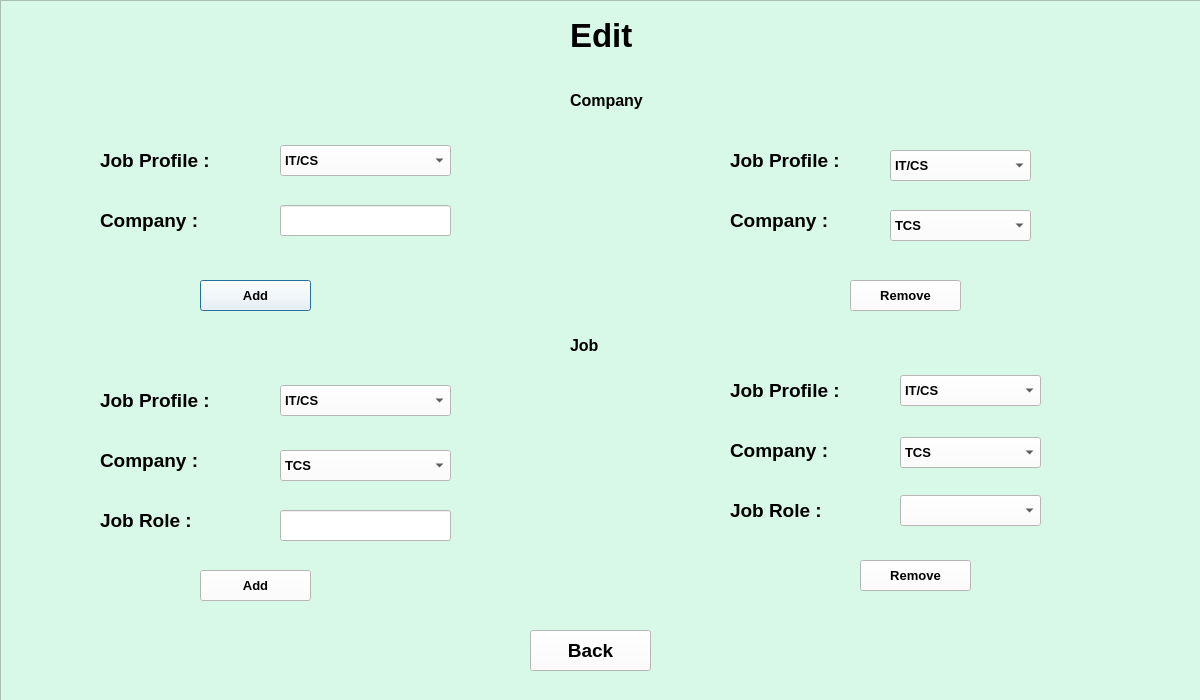
<?xml version="1.0" encoding="UTF-8"?>
<ui version="4.0">
 <class>Edit</class>
 <widget class="QDialog" name="Edit">
  <property name="geometry">
   <rect>
    <x>0</x>
    <y>0</y>
    <width>1200</width>
    <height>700</height>
   </rect>
  </property>
  <property name="windowTitle">
   <string>Dialog</string>
  </property>
  <property name="styleSheet">
   <string notr="true">background: #FFFFFF;</string>
  </property>
  <property name="sizeGripEnabled">
   <bool>false</bool>
  </property>
  <widget class="QFrame" name="frame">
   <property name="geometry">
    <rect>
     <x>0</x>
     <y>0</y>
     <width>1201</width>
     <height>701</height>
    </rect>
   </property>
   <property name="styleSheet">
    <string notr="true">background:#D8F8E8;</string>
   </property>
   <property name="frameShape">
    <enum>QFrame::StyledPanel</enum>
   </property>
   <property name="frameShadow">
    <enum>QFrame::Raised</enum>
   </property>
   <widget class="QLabel" name="lbl_appsts">
    <property name="geometry">
     <rect>
      <x>570</x>
      <y>10</y>
      <width>101</width>
      <height>51</height>
     </rect>
    </property>
    <property name="font">
     <font>
      <pointsize>25</pointsize>
      <weight>75</weight>
      <bold>true</bold>
     </font>
    </property>
    <property name="styleSheet">
     <string notr="true">color: rgb(0, 0, 0)
</string>
    </property>
    <property name="text">
     <string>Edit</string>
    </property>
   </widget>
   <widget class="QLabel" name="label_2">
    <property name="geometry">
     <rect>
      <x>100</x>
      <y>200</y>
      <width>121</width>
      <height>41</height>
     </rect>
    </property>
    <property name="font">
     <font>
      <pointsize>14</pointsize>
      <weight>75</weight>
      <bold>true</bold>
     </font>
    </property>
    <property name="text">
     <string>Company :</string>
    </property>
   </widget>
   <widget class="QLabel" name="label_3">
    <property name="geometry">
     <rect>
      <x>100</x>
      <y>140</y>
      <width>141</width>
      <height>41</height>
     </rect>
    </property>
    <property name="font">
     <font>
      <pointsize>14</pointsize>
      <weight>75</weight>
      <bold>true</bold>
     </font>
    </property>
    <property name="text">
     <string>Job Profile :</string>
    </property>
   </widget>
   <widget class="QLabel" name="label_4">
    <property name="geometry">
     <rect>
      <x>730</x>
      <y>140</y>
      <width>141</width>
      <height>41</height>
     </rect>
    </property>
    <property name="font">
     <font>
      <pointsize>14</pointsize>
      <weight>75</weight>
      <bold>true</bold>
     </font>
    </property>
    <property name="text">
     <string>Job Profile :</string>
    </property>
   </widget>
   <widget class="QLabel" name="label_5">
    <property name="geometry">
     <rect>
      <x>730</x>
      <y>200</y>
      <width>121</width>
      <height>41</height>
     </rect>
    </property>
    <property name="font">
     <font>
      <pointsize>14</pointsize>
      <weight>75</weight>
      <bold>true</bold>
     </font>
    </property>
    <property name="text">
     <string>Company :</string>
    </property>
   </widget>
   <widget class="QComboBox" name="comboBox">
    <property name="geometry">
     <rect>
      <x>280</x>
      <y>145</y>
      <width>171</width>
      <height>31</height>
     </rect>
    </property>
    <property name="font">
     <font>
      <pointsize>10</pointsize>
      <weight>75</weight>
      <bold>true</bold>
     </font>
    </property>
    <property name="styleSheet">
     <string notr="true">background-color:rgb(255, 255, 255)</string>
    </property>
    <item>
     <property name="text">
      <string>IT/CS</string>
     </property>
    </item>
    <item>
     <property name="text">
      <string>Mechanical</string>
     </property>
    </item>
    <item>
     <property name="text">
      <string>Civil</string>
     </property>
    </item>
    <item>
     <property name="text">
      <string>Extc</string>
     </property>
    </item>
   </widget>
   <widget class="QLineEdit" name="lineEdit">
    <property name="geometry">
     <rect>
      <x>280</x>
      <y>205</y>
      <width>171</width>
      <height>31</height>
     </rect>
    </property>
    <property name="styleSheet">
     <string notr="true">background-color:rgb(255, 255, 255)</string>
    </property>
   </widget>
   <widget class="QPushButton" name="pushButton">
    <property name="geometry">
     <rect>
      <x>200</x>
      <y>280</y>
      <width>111</width>
      <height>31</height>
     </rect>
    </property>
    <property name="font">
     <font>
      <pointsize>10</pointsize>
      <weight>75</weight>
      <bold>true</bold>
     </font>
    </property>
    <property name="styleSheet">
     <string notr="true">background-color:rgb(255, 255, 255)</string>
    </property>
    <property name="text">
     <string>Add</string>
    </property>
   </widget>
   <widget class="QComboBox" name="comboBox_2">
    <property name="geometry">
     <rect>
      <x>890</x>
      <y>210</y>
      <width>141</width>
      <height>31</height>
     </rect>
    </property>
    <property name="font">
     <font>
      <pointsize>10</pointsize>
      <weight>75</weight>
      <bold>true</bold>
     </font>
    </property>
    <property name="styleSheet">
     <string notr="true">background-color:rgb(255, 255, 255)</string>
    </property>
    <item>
     <property name="text">
      <string>TCS</string>
     </property>
    </item>
    <item>
     <property name="text">
      <string>WIPRO</string>
     </property>
    </item>
    <item>
     <property name="text">
      <string>INFOSYS</string>
     </property>
    </item>
   </widget>
   <widget class="QPushButton" name="pushButton_2">
    <property name="geometry">
     <rect>
      <x>850</x>
      <y>280</y>
      <width>111</width>
      <height>31</height>
     </rect>
    </property>
    <property name="font">
     <font>
      <pointsize>10</pointsize>
      <weight>75</weight>
      <bold>true</bold>
     </font>
    </property>
    <property name="styleSheet">
     <string notr="true">background-color:rgb(255, 255, 255)</string>
    </property>
    <property name="text">
     <string>Remove</string>
    </property>
   </widget>
   <widget class="QLabel" name="label_6">
    <property name="geometry">
     <rect>
      <x>100</x>
      <y>380</y>
      <width>141</width>
      <height>41</height>
     </rect>
    </property>
    <property name="font">
     <font>
      <pointsize>14</pointsize>
      <weight>75</weight>
      <bold>true</bold>
     </font>
    </property>
    <property name="text">
     <string>Job Profile :</string>
    </property>
   </widget>
   <widget class="QLabel" name="label_7">
    <property name="geometry">
     <rect>
      <x>100</x>
      <y>440</y>
      <width>121</width>
      <height>41</height>
     </rect>
    </property>
    <property name="font">
     <font>
      <pointsize>14</pointsize>
      <weight>75</weight>
      <bold>true</bold>
     </font>
    </property>
    <property name="text">
     <string>Company :</string>
    </property>
   </widget>
   <widget class="QLabel" name="label_8">
    <property name="geometry">
     <rect>
      <x>100</x>
      <y>500</y>
      <width>121</width>
      <height>41</height>
     </rect>
    </property>
    <property name="font">
     <font>
      <pointsize>14</pointsize>
      <weight>75</weight>
      <bold>true</bold>
     </font>
    </property>
    <property name="text">
     <string>Job Role :</string>
    </property>
   </widget>
   <widget class="QComboBox" name="comboBox_3">
    <property name="geometry">
     <rect>
      <x>280</x>
      <y>385</y>
      <width>171</width>
      <height>31</height>
     </rect>
    </property>
    <property name="font">
     <font>
      <pointsize>10</pointsize>
      <weight>75</weight>
      <bold>true</bold>
     </font>
    </property>
    <property name="styleSheet">
     <string notr="true">background-color:rgb(255, 255, 255)</string>
    </property>
    <item>
     <property name="text">
      <string>IT/CS</string>
     </property>
    </item>
    <item>
     <property name="text">
      <string>Mechanical</string>
     </property>
    </item>
    <item>
     <property name="text">
      <string>Civil</string>
     </property>
    </item>
    <item>
     <property name="text">
      <string>Extc</string>
     </property>
    </item>
   </widget>
   <widget class="QLineEdit" name="lineEdit_2">
    <property name="geometry">
     <rect>
      <x>280</x>
      <y>510</y>
      <width>171</width>
      <height>31</height>
     </rect>
    </property>
    <property name="styleSheet">
     <string notr="true">background-color:rgb(255, 255, 255)</string>
    </property>
   </widget>
   <widget class="QLabel" name="label_9">
    <property name="geometry">
     <rect>
      <x>730</x>
      <y>490</y>
      <width>121</width>
      <height>41</height>
     </rect>
    </property>
    <property name="font">
     <font>
      <pointsize>14</pointsize>
      <weight>75</weight>
      <bold>true</bold>
     </font>
    </property>
    <property name="text">
     <string>Job Role :</string>
    </property>
   </widget>
   <widget class="QLabel" name="label_10">
    <property name="geometry">
     <rect>
      <x>730</x>
      <y>430</y>
      <width>121</width>
      <height>41</height>
     </rect>
    </property>
    <property name="font">
     <font>
      <pointsize>14</pointsize>
      <weight>75</weight>
      <bold>true</bold>
     </font>
    </property>
    <property name="text">
     <string>Company :</string>
    </property>
   </widget>
   <widget class="QLabel" name="label_11">
    <property name="geometry">
     <rect>
      <x>730</x>
      <y>370</y>
      <width>141</width>
      <height>41</height>
     </rect>
    </property>
    <property name="font">
     <font>
      <pointsize>14</pointsize>
      <weight>75</weight>
      <bold>true</bold>
     </font>
    </property>
    <property name="text">
     <string>Job Profile :</string>
    </property>
   </widget>
   <widget class="QComboBox" name="comboBox_6">
    <property name="geometry">
     <rect>
      <x>900</x>
      <y>375</y>
      <width>141</width>
      <height>31</height>
     </rect>
    </property>
    <property name="font">
     <font>
      <pointsize>10</pointsize>
      <weight>75</weight>
      <bold>true</bold>
     </font>
    </property>
    <property name="styleSheet">
     <string notr="true">background-color:rgb(255, 255, 255)</string>
    </property>
    <item>
     <property name="text">
      <string>IT/CS</string>
     </property>
    </item>
    <item>
     <property name="text">
      <string>Mechanical</string>
     </property>
    </item>
    <item>
     <property name="text">
      <string>Civil</string>
     </property>
    </item>
    <item>
     <property name="text">
      <string>Extc</string>
     </property>
    </item>
   </widget>
   <widget class="QComboBox" name="comboBox_7">
    <property name="geometry">
     <rect>
      <x>900</x>
      <y>495</y>
      <width>141</width>
      <height>31</height>
     </rect>
    </property>
    <property name="font">
     <font>
      <pointsize>10</pointsize>
      <weight>75</weight>
      <bold>true</bold>
     </font>
    </property>
    <property name="styleSheet">
     <string notr="true">background-color:rgb(255, 255, 255)</string>
    </property>
   </widget>
   <widget class="QPushButton" name="pushButton_3">
    <property name="geometry">
     <rect>
      <x>200</x>
      <y>570</y>
      <width>111</width>
      <height>31</height>
     </rect>
    </property>
    <property name="font">
     <font>
      <pointsize>10</pointsize>
      <weight>75</weight>
      <bold>true</bold>
     </font>
    </property>
    <property name="styleSheet">
     <string notr="true">background-color:rgb(255, 255, 255)</string>
    </property>
    <property name="text">
     <string>Add</string>
    </property>
   </widget>
   <widget class="QPushButton" name="pushButton_4">
    <property name="geometry">
     <rect>
      <x>860</x>
      <y>560</y>
      <width>111</width>
      <height>31</height>
     </rect>
    </property>
    <property name="font">
     <font>
      <pointsize>10</pointsize>
      <weight>75</weight>
      <bold>true</bold>
     </font>
    </property>
    <property name="styleSheet">
     <string notr="true">background-color:rgb(255, 255, 255)</string>
    </property>
    <property name="text">
     <string>Remove</string>
    </property>
   </widget>
   <widget class="QComboBox" name="comboBox_8">
    <property name="geometry">
     <rect>
      <x>890</x>
      <y>150</y>
      <width>141</width>
      <height>31</height>
     </rect>
    </property>
    <property name="font">
     <font>
      <pointsize>10</pointsize>
      <weight>75</weight>
      <bold>true</bold>
     </font>
    </property>
    <property name="styleSheet">
     <string notr="true">background-color:rgb(255, 255, 255)</string>
    </property>
    <item>
     <property name="text">
      <string>IT/CS</string>
     </property>
    </item>
    <item>
     <property name="text">
      <string>Mechanical</string>
     </property>
    </item>
    <item>
     <property name="text">
      <string>Civil</string>
     </property>
    </item>
    <item>
     <property name="text">
      <string>Extc</string>
     </property>
    </item>
   </widget>
   <widget class="QComboBox" name="comboBox_9">
    <property name="geometry">
     <rect>
      <x>280</x>
      <y>450</y>
      <width>171</width>
      <height>31</height>
     </rect>
    </property>
    <property name="font">
     <font>
      <pointsize>10</pointsize>
      <weight>75</weight>
      <bold>true</bold>
     </font>
    </property>
    <property name="styleSheet">
     <string notr="true">background-color:rgb(255, 255, 255)</string>
    </property>
    <item>
     <property name="text">
      <string>TCS</string>
     </property>
    </item>
    <item>
     <property name="text">
      <string>WIPRO</string>
     </property>
    </item>
    <item>
     <property name="text">
      <string>INFOSYS</string>
     </property>
    </item>
   </widget>
   <widget class="QComboBox" name="comboBox_4">
    <property name="geometry">
     <rect>
      <x>900</x>
      <y>437</y>
      <width>141</width>
      <height>31</height>
     </rect>
    </property>
    <property name="font">
     <font>
      <pointsize>10</pointsize>
      <weight>75</weight>
      <bold>true</bold>
     </font>
    </property>
    <property name="styleSheet">
     <string notr="true">background-color:rgb(255, 255, 255)</string>
    </property>
    <item>
     <property name="text">
      <string>TCS</string>
     </property>
    </item>
    <item>
     <property name="text">
      <string>WIPRO</string>
     </property>
    </item>
    <item>
     <property name="text">
      <string>INFOSYS</string>
     </property>
    </item>
   </widget>
   <widget class="QPushButton" name="btn_bck">
    <property name="geometry">
     <rect>
      <x>530</x>
      <y>630</y>
      <width>121</width>
      <height>41</height>
     </rect>
    </property>
    <property name="font">
     <font>
      <pointsize>14</pointsize>
      <weight>75</weight>
      <bold>true</bold>
     </font>
    </property>
    <property name="styleSheet">
     <string notr="true">background-color:rgb(255, 255, 255)</string>
    </property>
    <property name="text">
     <string>Back</string>
    </property>
   </widget>
   <widget class="QLabel" name="label">
    <property name="geometry">
     <rect>
      <x>570</x>
      <y>85</y>
      <width>101</width>
      <height>31</height>
     </rect>
    </property>
    <property name="font">
     <font>
      <pointsize>12</pointsize>
      <weight>75</weight>
      <bold>true</bold>
     </font>
    </property>
    <property name="text">
     <string>Company</string>
    </property>
   </widget>
   <widget class="QLabel" name="label_12">
    <property name="geometry">
     <rect>
      <x>570</x>
      <y>330</y>
      <width>101</width>
      <height>31</height>
     </rect>
    </property>
    <property name="font">
     <font>
      <pointsize>12</pointsize>
      <weight>75</weight>
      <bold>true</bold>
     </font>
    </property>
    <property name="text">
     <string>Job</string>
    </property>
   </widget>
  </widget>
 </widget>
 <resources>
  <include location="registration.qrc"/>
 </resources>
 <connections/>
</ui>
